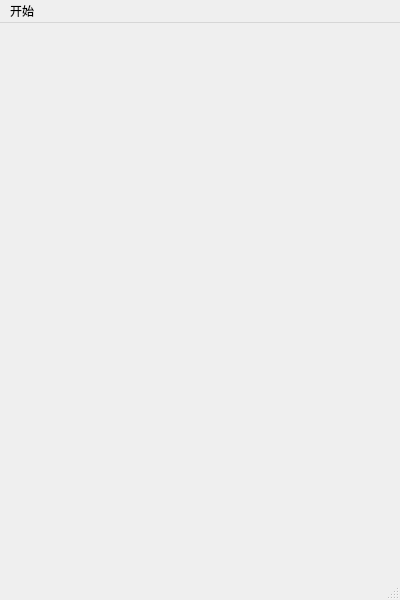
<?xml version="1.0" encoding="UTF-8"?>
<ui version="4.0">
 <class>second_gameClass</class>
 <widget class="QMainWindow" name="second_gameClass">
  <property name="geometry">
   <rect>
    <x>0</x>
    <y>0</y>
    <width>400</width>
    <height>600</height>
   </rect>
  </property>
  <property name="windowTitle">
   <string>second_game</string>
  </property>
  <widget class="QWidget" name="centralWidget"/>
  <widget class="QMenuBar" name="menuBar">
   <property name="geometry">
    <rect>
     <x>0</x>
     <y>0</y>
     <width>400</width>
     <height>26</height>
    </rect>
   </property>
   <widget class="QMenu" name="menu">
    <property name="title">
     <string>开始</string>
    </property>
    <addaction name="actionclose"/>
   </widget>
   <addaction name="menu"/>
  </widget>
  <widget class="QStatusBar" name="statusBar"/>
  <action name="actionclose">
   <property name="text">
    <string>退出</string>
   </property>
  </action>
 </widget>
 <layoutdefault spacing="6" margin="11"/>
 <resources>
  <include location="second_game.qrc"/>
 </resources>
 <connections/>
</ui>
